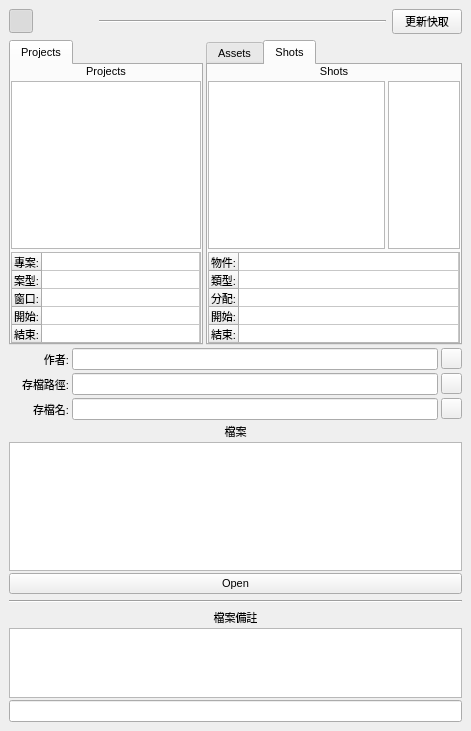
<?xml version="1.0" encoding="UTF-8"?>
<ui version="4.0">
 <class>main_window</class>
 <widget class="QWidget" name="main_window">
  <property name="geometry">
   <rect>
    <x>0</x>
    <y>0</y>
    <width>471</width>
    <height>731</height>
   </rect>
  </property>
  <property name="minimumSize">
   <size>
    <width>0</width>
    <height>0</height>
   </size>
  </property>
  <property name="maximumSize">
   <size>
    <width>620</width>
    <height>800</height>
   </size>
  </property>
  <property name="font">
   <font>
    <family>Arial</family>
    <pointsize>8</pointsize>
    <weight>50</weight>
    <bold>false</bold>
   </font>
  </property>
  <property name="windowTitle">
   <string>MCD TACTIC FileManager v1.1</string>
  </property>
  <layout class="QVBoxLayout" name="verticalLayout_2">
   <property name="spacing">
    <number>6</number>
   </property>
   <property name="margin">
    <number>9</number>
   </property>
   <item>
    <layout class="QHBoxLayout" name="horizontalLayout">
     <item>
      <widget class="QPushButton" name="inprogress_button">
       <property name="maximumSize">
        <size>
         <width>24</width>
         <height>24</height>
        </size>
       </property>
       <property name="toolTip">
        <string>&lt;html&gt;&lt;head/&gt;&lt;body&gt;&lt;p&gt;&lt;span style=&quot; font-size:10pt;&quot;&gt;顯示&lt;/span&gt;&lt;span style=&quot; font-size:10pt; font-weight:600; color:#ff0000;&quot;&gt;進行中&lt;/span&gt;&lt;span style=&quot; font-size:10pt;&quot;&gt;的專案&lt;/span&gt;&lt;/p&gt;&lt;/body&gt;&lt;/html&gt;</string>
       </property>
       <property name="text">
        <string/>
       </property>
       <property name="icon">
        <iconset>
         <normaloff>../icons/play_off_24.png</normaloff>
         <normalon>../icons/play_on_24.png</normalon>../icons/play_off_24.png</iconset>
       </property>
       <property name="checkable">
        <bool>true</bool>
       </property>
       <property name="checked">
        <bool>true</bool>
       </property>
       <property name="flat">
        <bool>true</bool>
       </property>
      </widget>
     </item>
     <item>
      <widget class="QPushButton" name="ready_button">
       <property name="maximumSize">
        <size>
         <width>24</width>
         <height>24</height>
        </size>
       </property>
       <property name="toolTip">
        <string>&lt;html&gt;&lt;head/&gt;&lt;body&gt;&lt;p&gt;&lt;span style=&quot; font-size:10pt;&quot;&gt;顯示&lt;/span&gt;&lt;span style=&quot; font-size:10pt; font-weight:600; color:#ff0000;&quot;&gt;準備中&lt;/span&gt;&lt;span style=&quot; font-size:10pt;&quot;&gt;的專案&lt;/span&gt;&lt;/p&gt;&lt;/body&gt;&lt;/html&gt;</string>
       </property>
       <property name="text">
        <string/>
       </property>
       <property name="icon">
        <iconset>
         <normaloff>../icons/pause_off_24.png</normaloff>
         <normalon>../icons/pause_on_24.png</normalon>../icons/pause_off_24.png</iconset>
       </property>
       <property name="checkable">
        <bool>true</bool>
       </property>
       <property name="checked">
        <bool>false</bool>
       </property>
       <property name="flat">
        <bool>true</bool>
       </property>
      </widget>
     </item>
     <item>
      <widget class="QPushButton" name="complete_button">
       <property name="maximumSize">
        <size>
         <width>24</width>
         <height>24</height>
        </size>
       </property>
       <property name="toolTip">
        <string>&lt;html&gt;&lt;head/&gt;&lt;body&gt;&lt;p&gt;&lt;span style=&quot; font-size:10pt;&quot;&gt;顯示&lt;/span&gt;&lt;span style=&quot; font-size:10pt; font-weight:600; color:#ff0000;&quot;&gt;完成&lt;/span&gt;&lt;span style=&quot; font-size:10pt;&quot;&gt;的專案&lt;/span&gt;&lt;/p&gt;&lt;/body&gt;&lt;/html&gt;</string>
       </property>
       <property name="text">
        <string/>
       </property>
       <property name="icon">
        <iconset>
         <normaloff>../icons/check_off_24.png</normaloff>
         <normalon>../icons/check_on_24.png</normalon>../icons/check_off_24.png</iconset>
       </property>
       <property name="checkable">
        <bool>true</bool>
       </property>
       <property name="checked">
        <bool>false</bool>
       </property>
       <property name="flat">
        <bool>true</bool>
       </property>
      </widget>
     </item>
     <item>
      <widget class="Line" name="line_2">
       <property name="orientation">
        <enum>Qt::Horizontal</enum>
       </property>
      </widget>
     </item>
     <item>
      <widget class="QPushButton" name="update_cache">
       <property name="minimumSize">
        <size>
         <width>0</width>
         <height>0</height>
        </size>
       </property>
       <property name="maximumSize">
        <size>
         <width>70</width>
         <height>16777215</height>
        </size>
       </property>
       <property name="toolTip">
        <string>&lt;html&gt;&lt;head/&gt;&lt;body&gt;&lt;p&gt;&lt;span style=&quot; font-size:10pt;&quot;&gt;看不到專案或新加的物件嗎? 請按這裡。&lt;/span&gt;&lt;/p&gt;&lt;/body&gt;&lt;/html&gt;</string>
       </property>
       <property name="text">
        <string>更新快取</string>
       </property>
      </widget>
     </item>
    </layout>
   </item>
   <item>
    <layout class="QVBoxLayout" name="mainLayout">
     <property name="spacing">
      <number>3</number>
     </property>
     <property name="margin">
      <number>0</number>
     </property>
     <item>
      <layout class="QHBoxLayout" name="tabLayout">
       <property name="spacing">
        <number>3</number>
       </property>
       <item>
        <widget class="QTabWidget" name="tabProjectWidget">
         <property name="currentIndex">
          <number>0</number>
         </property>
         <widget class="QWidget" name="tabProject">
          <property name="minimumSize">
           <size>
            <width>0</width>
            <height>0</height>
           </size>
          </property>
          <attribute name="title">
           <string>Projects</string>
          </attribute>
          <layout class="QVBoxLayout" name="verticalLayout_4">
           <property name="spacing">
            <number>3</number>
           </property>
           <property name="margin">
            <number>0</number>
           </property>
           <item>
            <widget class="QLabel" name="project_label">
             <property name="text">
              <string>Projects</string>
             </property>
             <property name="alignment">
              <set>Qt::AlignCenter</set>
             </property>
            </widget>
           </item>
           <item>
            <widget class="QListWidget" name="project_list">
             <property name="minimumSize">
              <size>
               <width>0</width>
               <height>150</height>
              </size>
             </property>
            </widget>
           </item>
           <item>
            <widget class="QTableWidget" name="project_info">
             <property name="minimumSize">
              <size>
               <width>190</width>
               <height>91</height>
              </size>
             </property>
             <property name="maximumSize">
              <size>
               <width>16777215</width>
               <height>91</height>
              </size>
             </property>
             <property name="verticalScrollBarPolicy">
              <enum>Qt::ScrollBarAlwaysOff</enum>
             </property>
             <property name="horizontalScrollBarPolicy">
              <enum>Qt::ScrollBarAlwaysOff</enum>
             </property>
             <property name="autoScroll">
              <bool>false</bool>
             </property>
             <property name="selectionMode">
              <enum>QAbstractItemView::NoSelection</enum>
             </property>
             <attribute name="horizontalHeaderVisible">
              <bool>false</bool>
             </attribute>
             <attribute name="horizontalHeaderCascadingSectionResizes">
              <bool>true</bool>
             </attribute>
             <attribute name="horizontalHeaderDefaultSectionSize">
              <number>150</number>
             </attribute>
             <attribute name="horizontalHeaderMinimumSectionSize">
              <number>150</number>
             </attribute>
             <attribute name="horizontalHeaderStretchLastSection">
              <bool>true</bool>
             </attribute>
             <attribute name="verticalHeaderDefaultSectionSize">
              <number>18</number>
             </attribute>
             <row>
              <property name="text">
               <string>專案:</string>
              </property>
             </row>
             <row>
              <property name="text">
               <string>案型:</string>
              </property>
             </row>
             <row>
              <property name="text">
               <string>窗口:</string>
              </property>
             </row>
             <row>
              <property name="text">
               <string>開始:</string>
              </property>
             </row>
             <row>
              <property name="text">
               <string>結束:</string>
              </property>
             </row>
             <column>
              <property name="text">
               <string/>
              </property>
             </column>
            </widget>
           </item>
          </layout>
         </widget>
        </widget>
       </item>
       <item>
        <widget class="QTabWidget" name="tabProductionType">
         <property name="minimumSize">
          <size>
           <width>250</width>
           <height>0</height>
          </size>
         </property>
         <property name="maximumSize">
          <size>
           <width>350</width>
           <height>16777215</height>
          </size>
         </property>
         <property name="currentIndex">
          <number>1</number>
         </property>
         <widget class="QWidget" name="assets_tab">
          <attribute name="title">
           <string>Assets</string>
          </attribute>
          <layout class="QVBoxLayout" name="verticalLayout_5">
           <property name="spacing">
            <number>3</number>
           </property>
           <property name="margin">
            <number>0</number>
           </property>
           <item>
            <widget class="QLabel" name="asset_label">
             <property name="text">
              <string>Assets</string>
             </property>
             <property name="alignment">
              <set>Qt::AlignCenter</set>
             </property>
            </widget>
           </item>
           <item>
            <layout class="QHBoxLayout" name="asset_layout">
             <property name="spacing">
              <number>3</number>
             </property>
             <item>
              <widget class="QListWidget" name="asset_list"/>
             </item>
             <item>
              <widget class="processListWidget" name="asset_process_list">
               <property name="maximumSize">
                <size>
                 <width>150</width>
                 <height>16777215</height>
                </size>
               </property>
              </widget>
             </item>
            </layout>
           </item>
           <item>
            <widget class="QTableWidget" name="asset_info">
             <property name="minimumSize">
              <size>
               <width>190</width>
               <height>91</height>
              </size>
             </property>
             <property name="maximumSize">
              <size>
               <width>16777215</width>
               <height>91</height>
              </size>
             </property>
             <property name="verticalScrollBarPolicy">
              <enum>Qt::ScrollBarAlwaysOff</enum>
             </property>
             <property name="horizontalScrollBarPolicy">
              <enum>Qt::ScrollBarAlwaysOff</enum>
             </property>
             <property name="autoScroll">
              <bool>false</bool>
             </property>
             <property name="selectionMode">
              <enum>QAbstractItemView::NoSelection</enum>
             </property>
             <property name="verticalScrollMode">
              <enum>QAbstractItemView::ScrollPerItem</enum>
             </property>
             <attribute name="horizontalHeaderVisible">
              <bool>false</bool>
             </attribute>
             <attribute name="horizontalHeaderCascadingSectionResizes">
              <bool>true</bool>
             </attribute>
             <attribute name="horizontalHeaderDefaultSectionSize">
              <number>150</number>
             </attribute>
             <attribute name="horizontalHeaderMinimumSectionSize">
              <number>150</number>
             </attribute>
             <attribute name="horizontalHeaderStretchLastSection">
              <bool>true</bool>
             </attribute>
             <attribute name="verticalHeaderDefaultSectionSize">
              <number>18</number>
             </attribute>
             <row>
              <property name="text">
               <string>物件:</string>
              </property>
             </row>
             <row>
              <property name="text">
               <string>類型:</string>
              </property>
             </row>
             <row>
              <property name="text">
               <string>分配:</string>
              </property>
             </row>
             <row>
              <property name="text">
               <string>開始:</string>
              </property>
             </row>
             <row>
              <property name="text">
               <string>結束:</string>
              </property>
             </row>
             <column>
              <property name="text">
               <string/>
              </property>
             </column>
            </widget>
           </item>
          </layout>
         </widget>
         <widget class="QWidget" name="shots_tab">
          <attribute name="title">
           <string>Shots</string>
          </attribute>
          <layout class="QVBoxLayout" name="verticalLayout_3">
           <property name="spacing">
            <number>3</number>
           </property>
           <property name="margin">
            <number>0</number>
           </property>
           <item>
            <widget class="QLabel" name="shot_label">
             <property name="text">
              <string>Shots</string>
             </property>
             <property name="alignment">
              <set>Qt::AlignCenter</set>
             </property>
            </widget>
           </item>
           <item>
            <layout class="QHBoxLayout" name="shot_layout">
             <property name="spacing">
              <number>3</number>
             </property>
             <item>
              <widget class="QListWidget" name="shot_list"/>
             </item>
             <item>
              <widget class="processListWidget" name="shot_process_list">
               <property name="maximumSize">
                <size>
                 <width>150</width>
                 <height>16777215</height>
                </size>
               </property>
              </widget>
             </item>
            </layout>
           </item>
           <item>
            <widget class="QTableWidget" name="shot_info">
             <property name="minimumSize">
              <size>
               <width>190</width>
               <height>91</height>
              </size>
             </property>
             <property name="maximumSize">
              <size>
               <width>16777215</width>
               <height>91</height>
              </size>
             </property>
             <property name="toolTip">
              <string>1</string>
             </property>
             <property name="verticalScrollBarPolicy">
              <enum>Qt::ScrollBarAlwaysOff</enum>
             </property>
             <property name="horizontalScrollBarPolicy">
              <enum>Qt::ScrollBarAlwaysOff</enum>
             </property>
             <property name="autoScroll">
              <bool>false</bool>
             </property>
             <property name="selectionMode">
              <enum>QAbstractItemView::NoSelection</enum>
             </property>
             <property name="verticalScrollMode">
              <enum>QAbstractItemView::ScrollPerItem</enum>
             </property>
             <attribute name="horizontalHeaderVisible">
              <bool>false</bool>
             </attribute>
             <attribute name="horizontalHeaderCascadingSectionResizes">
              <bool>true</bool>
             </attribute>
             <attribute name="horizontalHeaderDefaultSectionSize">
              <number>150</number>
             </attribute>
             <attribute name="horizontalHeaderMinimumSectionSize">
              <number>150</number>
             </attribute>
             <attribute name="horizontalHeaderStretchLastSection">
              <bool>true</bool>
             </attribute>
             <attribute name="verticalHeaderDefaultSectionSize">
              <number>18</number>
             </attribute>
             <row>
              <property name="text">
               <string>物件:</string>
              </property>
             </row>
             <row>
              <property name="text">
               <string>類型:</string>
              </property>
             </row>
             <row>
              <property name="text">
               <string>分配:</string>
              </property>
             </row>
             <row>
              <property name="text">
               <string>開始:</string>
              </property>
             </row>
             <row>
              <property name="text">
               <string>結束:</string>
              </property>
             </row>
             <column>
              <property name="text">
               <string/>
              </property>
             </column>
            </widget>
           </item>
          </layout>
         </widget>
        </widget>
       </item>
      </layout>
     </item>
     <item>
      <layout class="QVBoxLayout" name="file_path_layout">
       <property name="spacing">
        <number>3</number>
       </property>
       <item>
        <layout class="QHBoxLayout" name="login_layout">
         <property name="spacing">
          <number>3</number>
         </property>
         <item>
          <widget class="QLabel" name="login_label">
           <property name="minimumSize">
            <size>
             <width>60</width>
             <height>0</height>
            </size>
           </property>
           <property name="maximumSize">
            <size>
             <width>60</width>
             <height>16777215</height>
            </size>
           </property>
           <property name="text">
            <string>作者:</string>
           </property>
           <property name="alignment">
            <set>Qt::AlignRight|Qt::AlignTrailing|Qt::AlignVCenter</set>
           </property>
          </widget>
         </item>
         <item>
          <widget class="QLineEdit" name="login_name">
           <property name="layoutDirection">
            <enum>Qt::LeftToRight</enum>
           </property>
           <property name="alignment">
            <set>Qt::AlignCenter</set>
           </property>
          </widget>
         </item>
         <item>
          <widget class="QPushButton" name="logout_button">
           <property name="maximumSize">
            <size>
             <width>21</width>
             <height>21</height>
            </size>
           </property>
           <property name="toolTip">
            <string>&lt;html&gt;&lt;head/&gt;&lt;body&gt;&lt;p&gt;&lt;span style=&quot; font-size:10pt;&quot;&gt;登出&lt;/span&gt;&lt;/p&gt;&lt;/body&gt;&lt;/html&gt;</string>
           </property>
           <property name="text">
            <string/>
           </property>
           <property name="icon">
            <iconset>
             <normaloff>../icons/sign-out_222222_12.png</normaloff>../icons/sign-out_222222_12.png</iconset>
           </property>
          </widget>
         </item>
        </layout>
       </item>
       <item>
        <layout class="QHBoxLayout" name="save_path_layout">
         <property name="spacing">
          <number>3</number>
         </property>
         <item>
          <widget class="QLabel" name="save_path_label">
           <property name="minimumSize">
            <size>
             <width>60</width>
             <height>0</height>
            </size>
           </property>
           <property name="maximumSize">
            <size>
             <width>60</width>
             <height>16777215</height>
            </size>
           </property>
           <property name="text">
            <string>存檔路徑:</string>
           </property>
           <property name="alignment">
            <set>Qt::AlignRight|Qt::AlignTrailing|Qt::AlignVCenter</set>
           </property>
          </widget>
         </item>
         <item>
          <widget class="QLineEdit" name="save_path">
           <property name="layoutDirection">
            <enum>Qt::LeftToRight</enum>
           </property>
           <property name="alignment">
            <set>Qt::AlignCenter</set>
           </property>
          </widget>
         </item>
         <item>
          <widget class="QPushButton" name="open_path_button">
           <property name="maximumSize">
            <size>
             <width>21</width>
             <height>21</height>
            </size>
           </property>
           <property name="toolTip">
            <string>&lt;html&gt;&lt;head/&gt;&lt;body&gt;&lt;p&gt;&lt;span style=&quot; font-size:10pt;&quot;&gt;打開資料夾&lt;/span&gt;&lt;/p&gt;&lt;/body&gt;&lt;/html&gt;</string>
           </property>
           <property name="text">
            <string/>
           </property>
           <property name="icon">
            <iconset>
             <normaloff>../icons/folder-open-o_222222_12.png</normaloff>../icons/folder-open-o_222222_12.png</iconset>
           </property>
          </widget>
         </item>
        </layout>
       </item>
       <item>
        <layout class="QHBoxLayout" name="save_file_layout">
         <property name="spacing">
          <number>3</number>
         </property>
         <item>
          <widget class="QLabel" name="save_file_label">
           <property name="minimumSize">
            <size>
             <width>60</width>
             <height>0</height>
            </size>
           </property>
           <property name="maximumSize">
            <size>
             <width>60</width>
             <height>16777215</height>
            </size>
           </property>
           <property name="text">
            <string>存檔名:</string>
           </property>
           <property name="alignment">
            <set>Qt::AlignRight|Qt::AlignTrailing|Qt::AlignVCenter</set>
           </property>
          </widget>
         </item>
         <item>
          <widget class="QLineEdit" name="save_file">
           <property name="layoutDirection">
            <enum>Qt::LeftToRight</enum>
           </property>
           <property name="alignment">
            <set>Qt::AlignCenter</set>
           </property>
          </widget>
         </item>
         <item>
          <widget class="QPushButton" name="save_button">
           <property name="maximumSize">
            <size>
             <width>21</width>
             <height>21</height>
            </size>
           </property>
           <property name="toolTip">
            <string>&lt;html&gt;&lt;head/&gt;&lt;body&gt;&lt;p&gt;&lt;span style=&quot; font-size:10pt;&quot;&gt;存檔&lt;/span&gt;&lt;/p&gt;&lt;/body&gt;&lt;/html&gt;</string>
           </property>
           <property name="text">
            <string/>
           </property>
           <property name="icon">
            <iconset>
             <normaloff>../icons/save_222222_12.png</normaloff>../icons/save_222222_12.png</iconset>
           </property>
          </widget>
         </item>
        </layout>
       </item>
      </layout>
     </item>
     <item>
      <layout class="QVBoxLayout" name="file_list_layout">
       <property name="spacing">
        <number>6</number>
       </property>
       <item>
        <layout class="QVBoxLayout" name="verticalLayout_6">
         <property name="spacing">
          <number>2</number>
         </property>
         <item>
          <widget class="QLabel" name="file_list_label">
           <property name="text">
            <string>檔案</string>
           </property>
           <property name="alignment">
            <set>Qt::AlignCenter</set>
           </property>
          </widget>
         </item>
         <item>
          <widget class="QListWidget" name="file_list">
           <property name="minimumSize">
            <size>
             <width>0</width>
             <height>0</height>
            </size>
           </property>
           <property name="maximumSize">
            <size>
             <width>16777215</width>
             <height>150</height>
            </size>
           </property>
          </widget>
         </item>
         <item>
          <widget class="QPushButton" name="open_button">
           <property name="text">
            <string>Open</string>
           </property>
          </widget>
         </item>
        </layout>
       </item>
       <item>
        <widget class="Line" name="line">
         <property name="orientation">
          <enum>Qt::Horizontal</enum>
         </property>
        </widget>
       </item>
       <item>
        <layout class="QVBoxLayout" name="verticalLayout_7">
         <property name="spacing">
          <number>2</number>
         </property>
         <property name="topMargin">
          <number>0</number>
         </property>
         <item>
          <widget class="QLabel" name="note_label">
           <property name="text">
            <string>檔案備註</string>
           </property>
           <property name="alignment">
            <set>Qt::AlignCenter</set>
           </property>
           <property name="margin">
            <number>-1</number>
           </property>
          </widget>
         </item>
         <item>
          <widget class="QListWidget" name="note_list">
           <property name="minimumSize">
            <size>
             <width>0</width>
             <height>0</height>
            </size>
           </property>
           <property name="maximumSize">
            <size>
             <width>16777215</width>
             <height>75</height>
            </size>
           </property>
           <property name="toolTip">
            <string>&lt;html&gt;&lt;head/&gt;&lt;body&gt;&lt;p&gt;&lt;span style=&quot; font-size:10pt;&quot;&gt;這裡會列出&lt;/span&gt;&lt;span style=&quot; font-size:10pt; font-weight:600;&quot;&gt;選擇&lt;/span&gt;&lt;span style=&quot; font-size:10pt;&quot;&gt;的檔案的備註，滑鼠點兩下可以刪除。&lt;/span&gt;&lt;/p&gt;&lt;p&gt;&lt;span style=&quot; font-size:10pt;&quot;&gt;用下面的字框來輸入備註，寫完記得按儲存。&lt;/span&gt;&lt;/p&gt;&lt;/body&gt;&lt;/html&gt;</string>
           </property>
           <property name="wordWrap">
            <bool>true</bool>
           </property>
          </widget>
         </item>
         <item>
          <widget class="QLineEdit" name="note">
           <property name="toolTip">
            <string>&lt;html&gt;&lt;head/&gt;&lt;body&gt;&lt;p&gt;&lt;span style=&quot; font-size:10pt;&quot;&gt;這邊輸入備註。&lt;/span&gt;&lt;/p&gt;&lt;/body&gt;&lt;/html&gt;</string>
           </property>
          </widget>
         </item>
        </layout>
       </item>
      </layout>
     </item>
    </layout>
   </item>
  </layout>
 </widget>
 <pixmapfunction>QPixmap getPixmap(const QString &amp;name){
return QPixmap(QApplication::applicationDirPath()+QDir::s eparator()+name);
}</pixmapfunction>
 <customwidgets>
  <customwidget>
   <class>processListWidget</class>
   <extends>QListWidget</extends>
   <header>processlistwidget.h</header>
  </customwidget>
 </customwidgets>
 <resources/>
 <connections/>
</ui>
